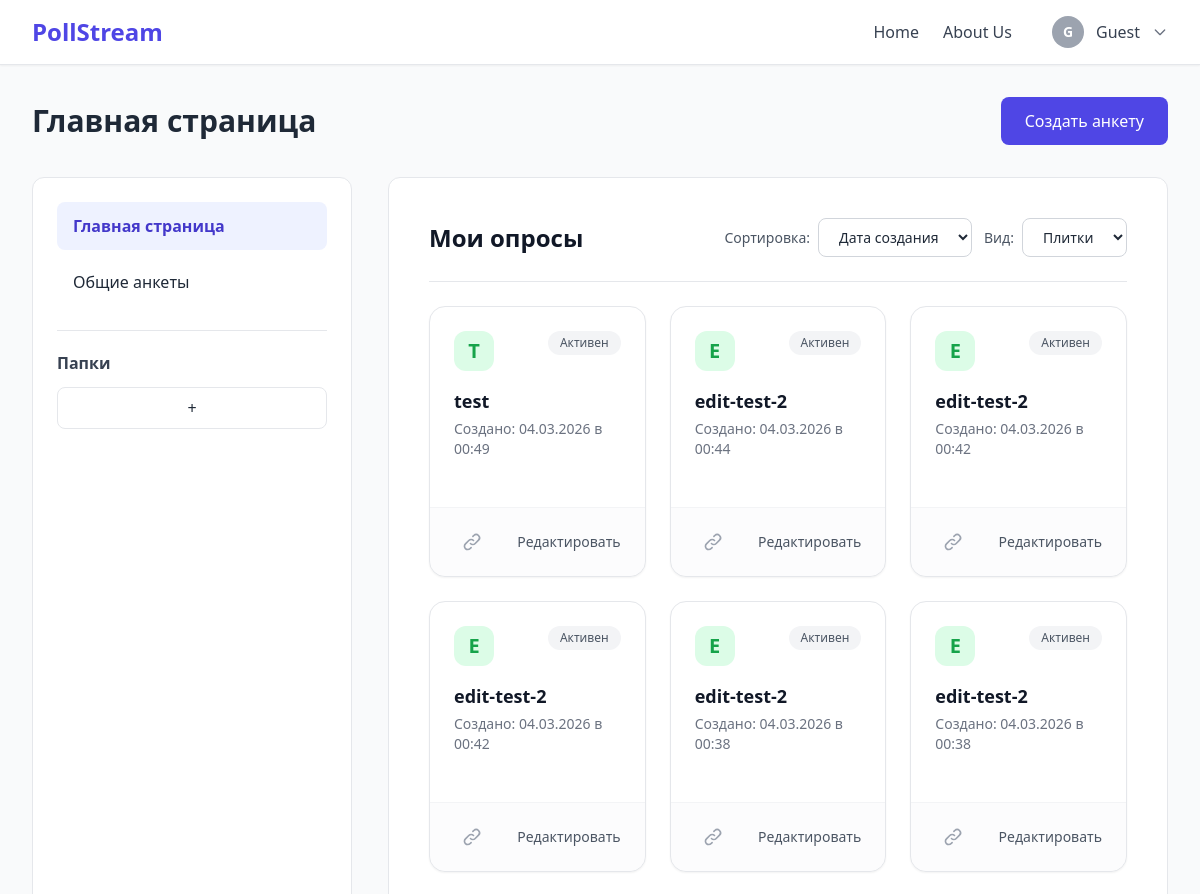
The app's page / (upper part), older data.
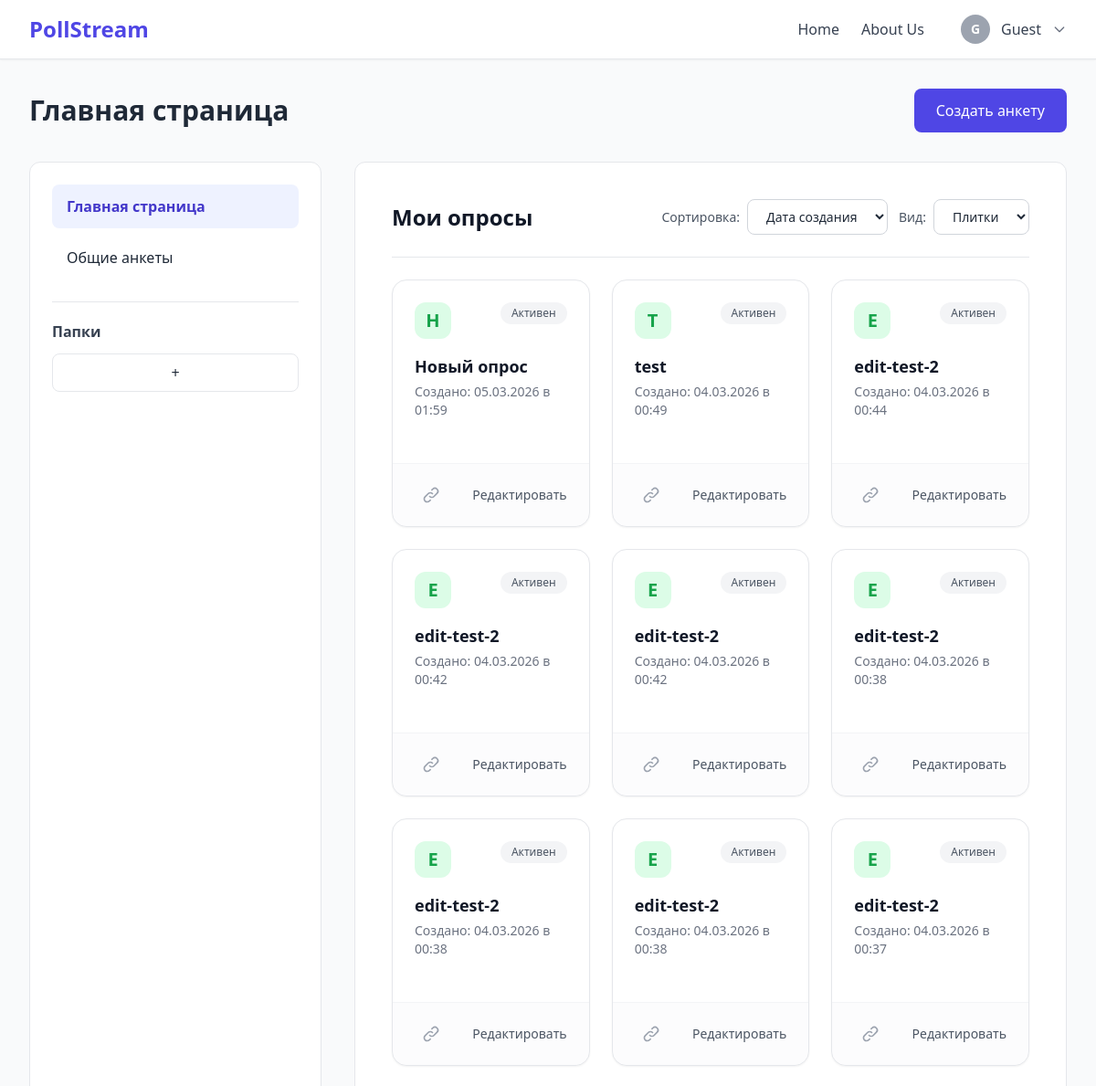
The same page, newer data.
### polls/models.py (models this page shows, shortened)
class Survey(models.Model):
    author = models.ForeignKey(User, on_delete=models.CASCADE, related_name="surveys")
    name = models.CharField(max_length=255, verbose_name="Название анкеты")
    survey_type = models.CharField(max_length=50, default='custom', verbose_name="Тип анкеты")
    state_json = models.JSONField(blank=True, null=True, verbose_name="Структура анкеты")
    created_at = models.DateTimeField(auto_now_add=True, verbose_name="Дата создания")
    class Meta:
        verbose_name = "Анкета"
        verbose_name_plural = "Анкеты"
        ordering = ['-created_at']

### polls/views.py (the view, shortened to what this page needs)
# urls.py: path('', views.index, name='index'),      # главная
def index(request):
    surveys = Survey.objects.all().order_by('-created_at')
    context = {
        "survey_templates": get_survey_templates(),
        "surveys": surveys,
    }
    return render(request, 'polls/index.html', context)

### polls/templates/polls/index.html (shortened to what the changed rows need)
{% extends "polls/base.html" %}
{% load static %}
{% block extra_css %}
<link rel="stylesheet" href="{% static 'polls/css/index.css' %}">
{% endblock %}
{% block content %}
<div class="flex justify-between items-center h-[64px] mb-6">
  <h1 class="text-3xl font-semibold">Главная страница</h1>
</div>
<div class="flex gap-9 items-stretch">
  <section class="flex-1">
    <div class="bg-white border rounded-xl p-10 flex flex-col min-h-[600px]">
      <div class="flex justify-between items-center mb-6 pb-6 border-b">
        <h2 class="text-2xl font-bold text-gray-900">Мои опросы</h2>
      </div>
      <div class="flex-1">
        {% if surveys %}
          <div class="grid grid-cols-1 md:grid-cols-2 lg:grid-cols-3 gap-6">
            {% for survey in surveys %}
                <div class="bg-white rounded-2xl shadow-sm border border-gray-200 flex flex-col hover:shadow-lg transition duration-200 group relative">
                    <a href="{% url 'survey_detail' survey.id %}" class="p-6 block flex-1">
                        <div class="flex items-start justify-between mb-4">
                            <div class="w-10 h-10 rounded-xl flex items-center justify-center font-bold text-xl
                                {% if survey.survey_type == 'template' %}bg-purple-100 text-purple-600{% else %}bg-green-100 text-green-600{% endif %}">
                                {{ survey.name|slice:":1"|upper }}
                            </div>
                            <span class="px-3 py-1 bg-gray-100 text-gray-600 text-xs font-medium rounded-full">Активен</span>
                        </div>
                        <h3 class="text-lg font-semibold text-gray-900 mb-1 group-hover:text-indigo-600 transition truncate" title="{{ survey.name }}">
                            {{ survey.name }}
                        </h3>
                        <p class="text-sm text-gray-500 mb-2">
                            Создано: {{ survey.created_at|date:"d.m.Y в H:i" }}
                        </p>
                    </a>
                    <div class="px-6 py-4 border-t border-gray-100 flex items-center justify-between bg-gray-50/50 rounded-b-2xl">
                        <div class="flex gap-2">
                            <button class="p-2 text-gray-400 hover:text-indigo-600 hover:bg-indigo-50 rounded-lg transition" title="Копировать ссылку">
                                <svg class="w-5 h-5" fill="none" stroke="currentColor" viewBox="0 0 24 24">
                                    <path stroke-linecap="round" stroke-linejoin="round" stroke-width="2" d="M13.828 10.172a4 4 0 00-5.656 0l-4 4a4 4 0 105.656 5.656l1.102-1.101m-.758-4.899a4 4 0 005.656 0l4-4a4 4 0 00-5.656-5.656l-1.1 1.1"></path>
                                </svg>
                            </button>
                        </div>
                        <a href="{% url 'edit_survey' survey.id %}" class="text-sm font-medium text-gray-600 hover:text-indigo-600 transition z-10">
                            Редактировать
                        </a>
                    </div>
                </div>
            {% endfor %}
          </div>
        {% endif %}
      </div>
    </div>
  </section>
</div>
{% endblock %}

Row changes from the older to the newer data that the page shows:
added Survey: name "Н", name "Новый опрос", created_at "05.03.2026 в 01:59"
now on this page (row unchanged): Survey: name "E", name "edit-test-2", created_at "04.03.2026 в 00:38"
now on this page (row unchanged): Survey: name "E", name "edit-test-2", created_at "04.03.2026 в 00:37"
